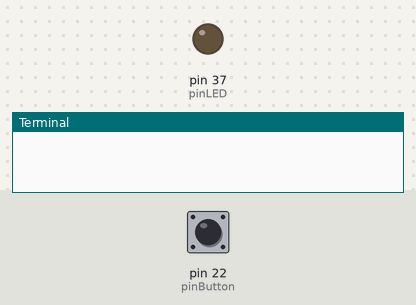
This program was run on a simulated Raspberry Pi (header pin numbers). On the bench: output pins drawn as LEDs (lit = HIGH), the last lines printed to the terminal. Inputs (shaded band) come from the test bench; at power-on: pin 22 (pinButton) HIGH.

Above: at 1.2 s.
1.3 s: pin 22 (pinButton) pulled LOW for 0.15 s
At 1.7 s:
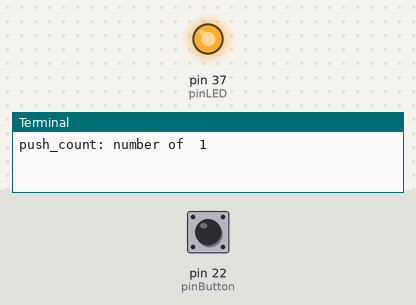
3.3 s: pin 22 (pinButton) pulled LOW for 3.2 s
At 7.3 s:
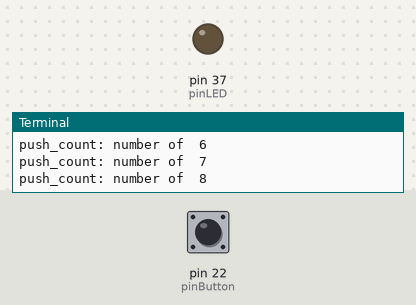
Timing chart, 0 to 8.8 s (numbered marks = the images above; inputs shaded):
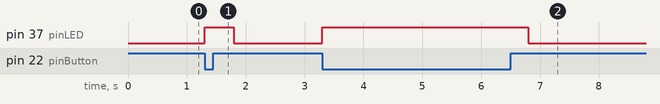

Measured:
- after the input at 1.3 s, pin 37 (pinLED): LOW → HIGH at once, → LOW 0.50 s later
- after the input at 3.3 s, pin 37 (pinLED): LOW → HIGH at once, → LOW 3.5 s later

The program:

practiceD.py
```python
import RPi.GPIO as GPIO
from time import sleep

GPIO.setwarnings(False)
GPIO.setmode(GPIO.BOARD)

pinButton = 22
pinLED = 37

GPIO.setup(pinButton,GPIO.IN,pull_up_down = GPIO.PUD_UP)
GPIO.setup(pinLED,GPIO.OUT)

counter = 1
while True:
  pinStatus = GPIO.input(pinButton)
  if pinStatus == GPIO.LOW:
    GPIO.output(pinLED,GPIO.HIGH)
    print('push_count:','number of ',counter)
    counter += 1
    sleep(0.5)

  else:
    GPIO.output(pinLED,GPIO.LOW)

GPIO.cleanup()
```
